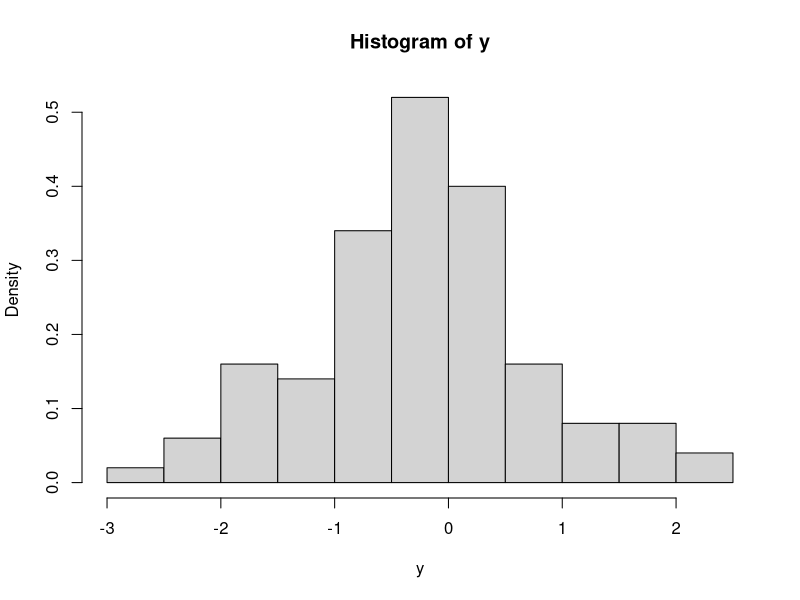
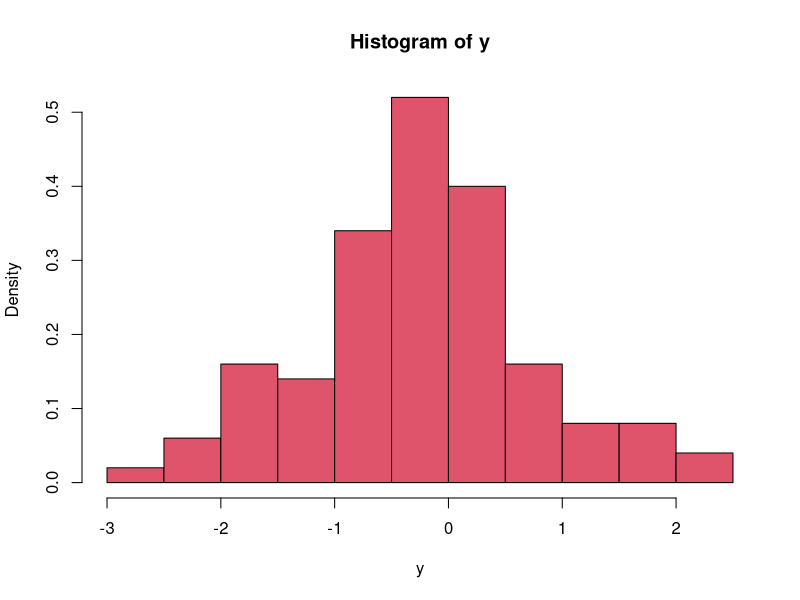
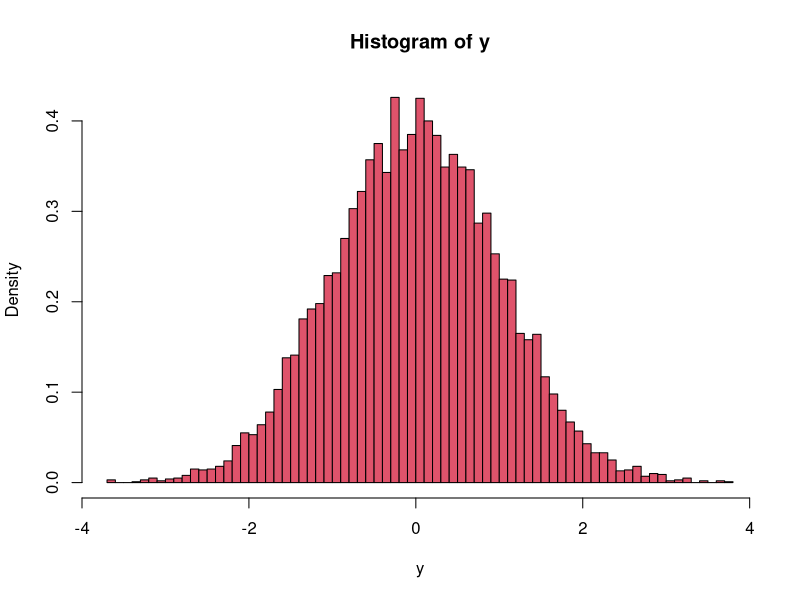
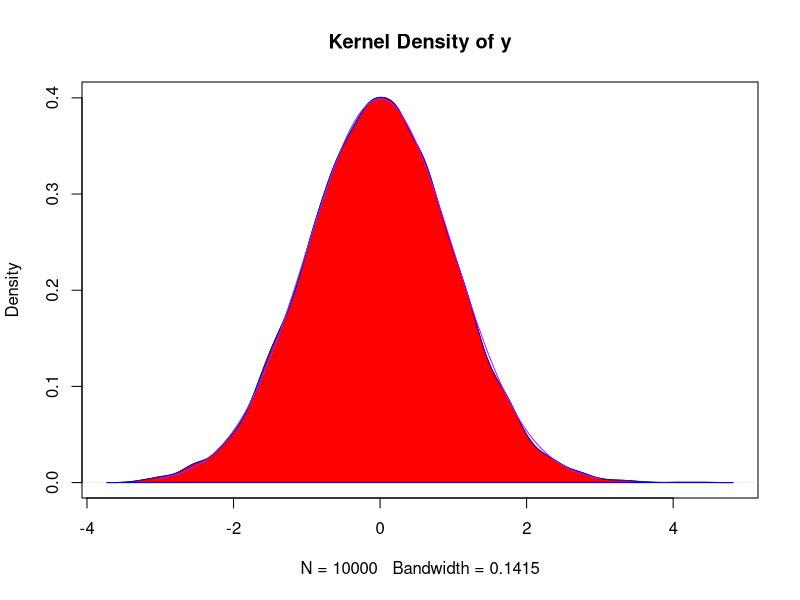
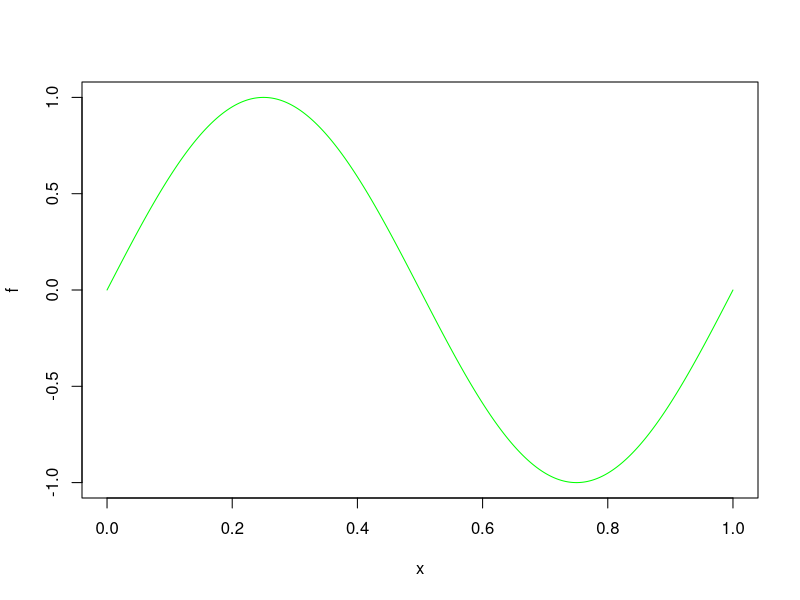
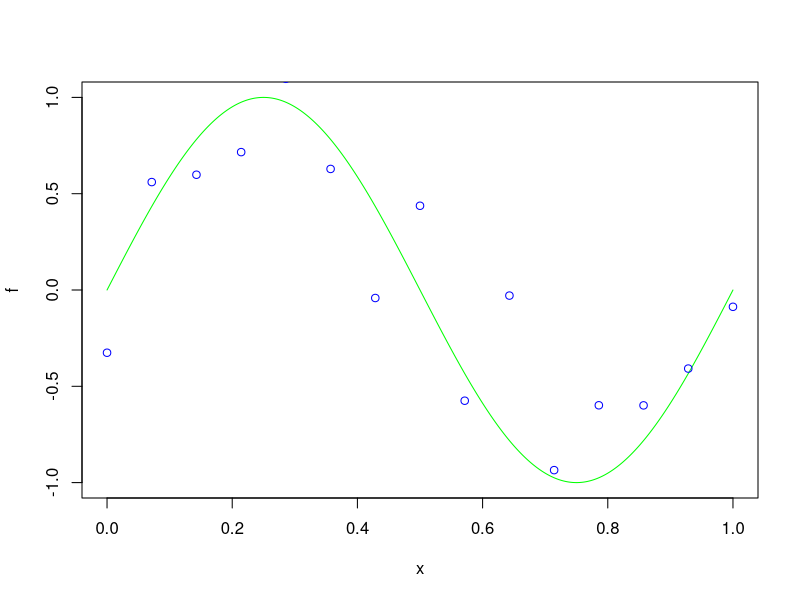
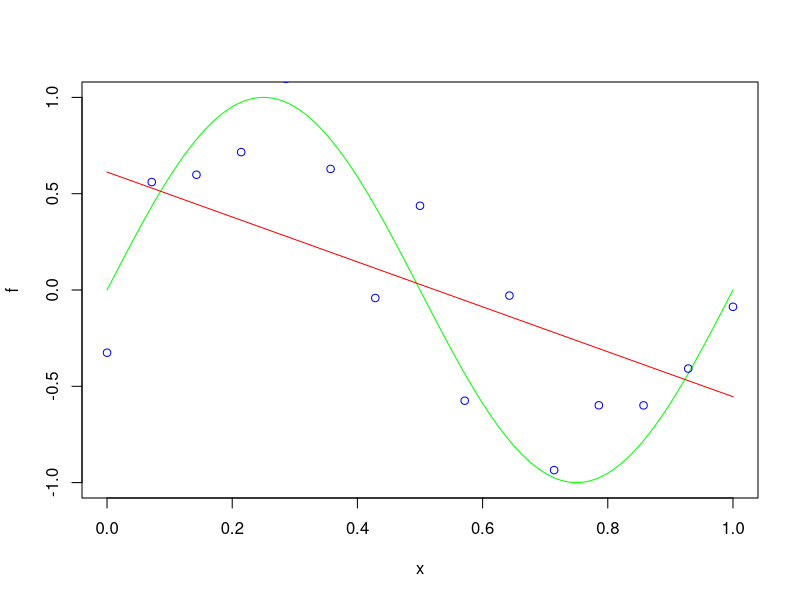
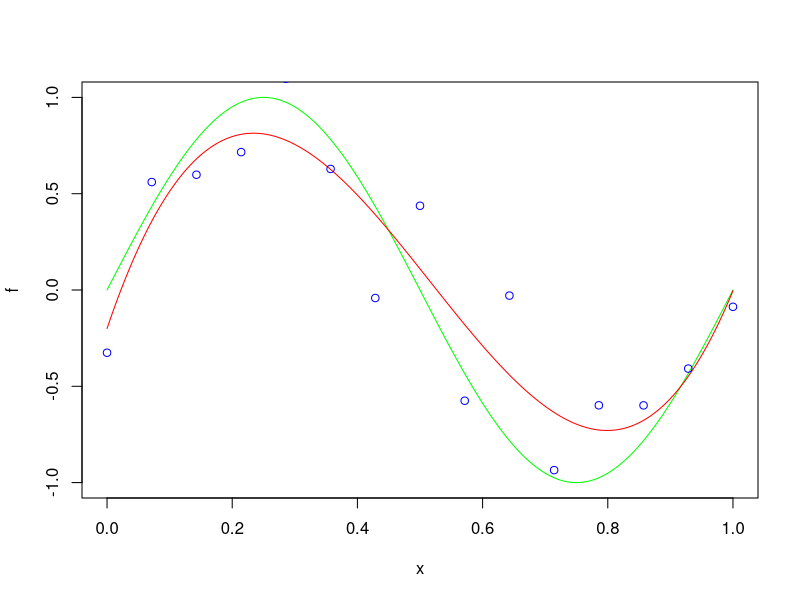

Source code (R) for these figures, in order:
## ---- chunk 1
dnorm(0) 
dnorm(0)*sqrt(2*pi)
qnorm(0.975) 
pnorm(1.96)
## ---- chunk 2
x=runif(10)
summary(x)
var(x)

x=runif(10^4)
summary(x)
var(x)
## ---- chunk 3
n=100
y=rnorm(n)
hist(y,freq = FALSE)
hist(y,col=2, freq= FALSE)
## ---- chunk 4
n=10000
y=rnorm(n)
hist(y,col=2,breaks=100,freq = FALSE)
## ---- chunk 5
n=10000
y=rnorm(n)
d = density(y)
plot(d, main="Kernel Density of y")
polygon(d, col="red", border="blue")
x=seq(-3,3,length=1000)
lines(x,dnorm(x),col='purple')
## ---- chunk 6
y=98
c(y-1.96*sqrt(80)/sqrt(1),y+1.96*sqrt(80)/sqrt(1))

## ---- chunk 7
mupost = 102.8
sdpost = sqrt(48)
qnorm(c(0.025,0.975), mupost,sdpost )
## ---- chunk 8
N=100000
x=rnorm(N,mupost,sdpost)
quantile(x,probs=c(0.025,0.975))
## ---- chunk 9
x=seq(0,1,length=1000)
f=sin(2*pi*x)
plot(x,f,xlab='x',ylab='f',col='green',type='l')
## ---- chunk 10
xo=seq(0,1,length=15)
fo=sin(2*pi*xo)
y = rnorm(15,fo,0.3) 
plot(x,f,xlab='x',ylab='f',col='green',type='l')
points(xo,y, col='blue')
## ---- chunk 11
fit1 = lm(y~xo)
pol1 <- function(x) fit1$coefficients[2]*x + fit1$coefficients[1]
plot(x,f,xlab='x',ylab='f',col='green',type='l')
lines(x,pol1(x),col='red')
points(xo,y, col='blue')
mse1 = mean((f-pol1(x))^2)
mse1
## ---- chunk 12
fit3 = lm(y~xo+I(xo^2)+I(xo^3))
#fit2$coefficients
pol3 <- function(x) fit3$coefficients[4]*x^3+fit3$coefficients[3]*x^2+fit3$coefficients[2]*x+ fit3$coefficients[1]
plot(x,f,xlab='x',ylab='f',col='green',type='l')
lines(x,pol3(x),col='red')
points(xo,y, col='blue')
mse3 = mean((f-pol3(x))^2)
mse3
